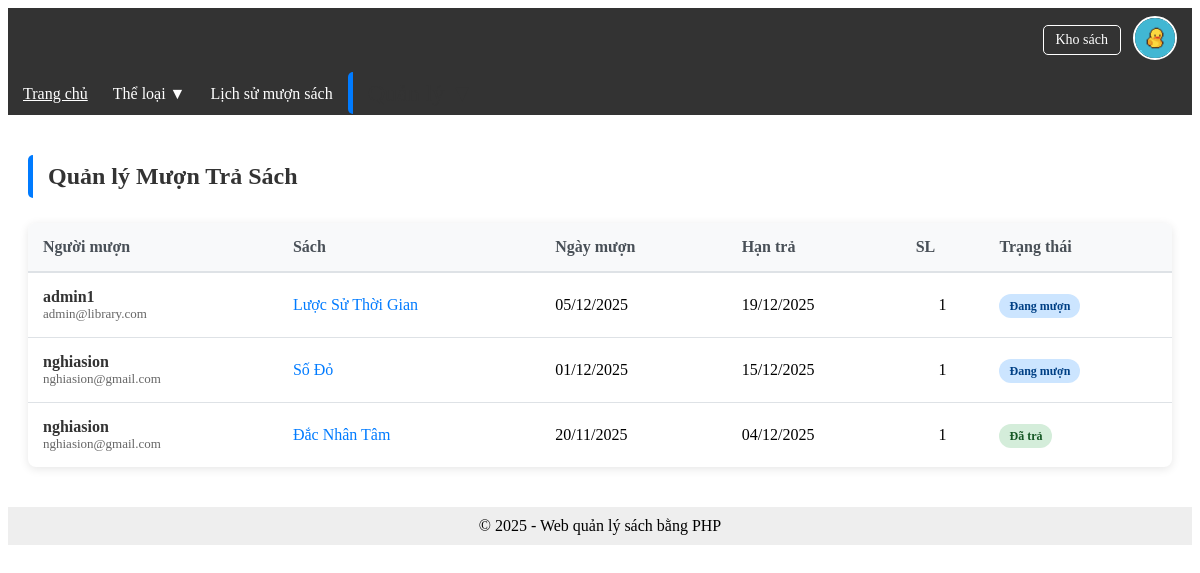
Before: /views/admin/borrow_management.php (signed in) with the older database file.
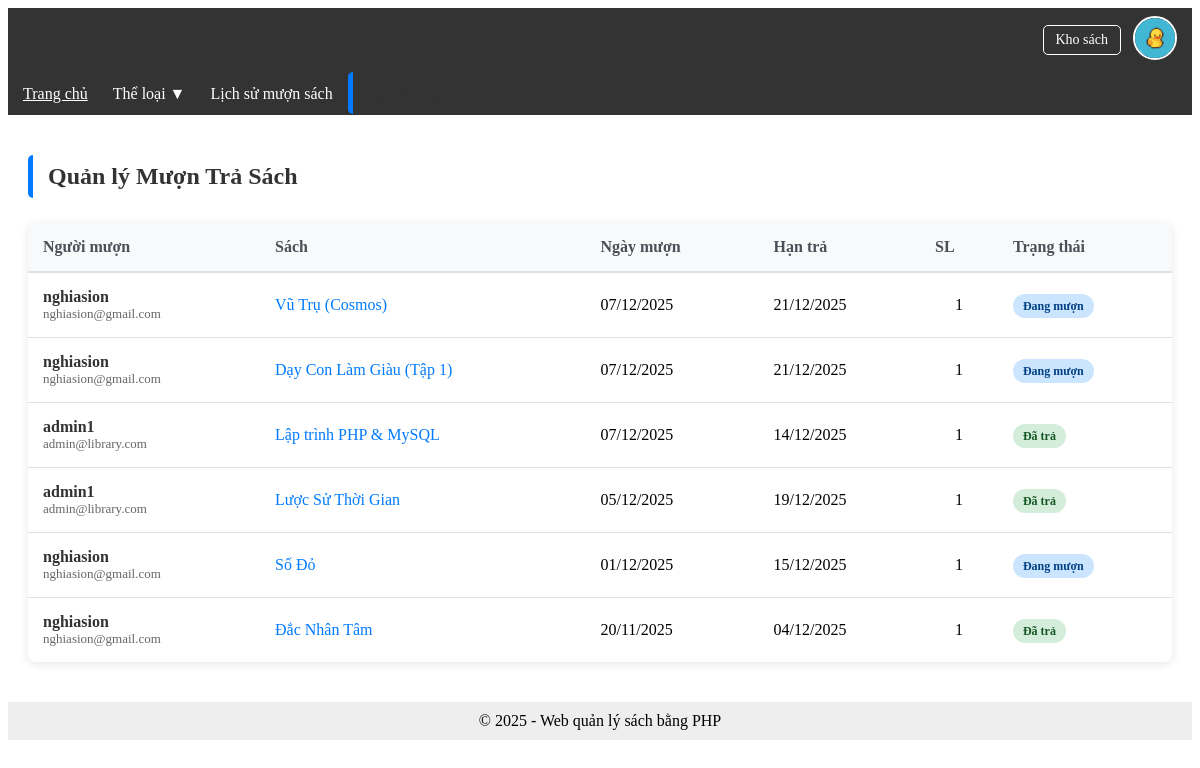
After: the same page with the newer database file.
### tables this page shows
CREATE TABLE IF NOT EXISTS `borrow_records` (
  `id` int NOT NULL AUTO_INCREMENT,
  `user_id` int NOT NULL,
  `book_id` int NOT NULL,
  `borrow_date` date NOT NULL,
  `return_date_due` date NOT NULL,
  `return_date_actual` date DEFAULT NULL,
  `status` enum('borrowed','returned','overdue','lost') NOT NULL DEFAULT 'borrowed',
  `quantity` int DEFAULT '1',
  PRIMARY KEY (`id`),
  KEY `user_id` (`user_id`),
  KEY `book_id` (`book_id`)
);

CREATE TABLE IF NOT EXISTS `users` (
  `id` int NOT NULL AUTO_INCREMENT,
  `username` varchar(50) NOT NULL,
  `password` varchar(255) NOT NULL,
  `email` varchar(50) DEFAULT NULL,
  `role` enum('admin','user') DEFAULT 'user',
  PRIMARY KEY (`id`),
  UNIQUE KEY `username` (`username`),
  UNIQUE KEY `email` (`email`)
);

CREATE TABLE IF NOT EXISTS `books` (
  `id` int NOT NULL AUTO_INCREMENT,
  `title` varchar(255) NOT NULL,
  `author` varchar(255) DEFAULT NULL,
  `publish_year` int DEFAULT NULL,
  `price` decimal(10,2) DEFAULT NULL,
  `image` varchar(255) DEFAULT NULL,
  `created_at` timestamp NULL DEFAULT CURRENT_TIMESTAMP,
  `category` varchar(100) NOT NULL,
  `quantity` int NOT NULL DEFAULT '10',
  PRIMARY KEY (`id`)
);

### models/BorrowRecord.php (called while the page is built, shortened)
<?php
require_once __DIR__ . "/../config/database.php";
class BorrowRecord {
    private $conn;
    public function __construct() {
        $db = new Database();
        $this->conn = $db->connect();
        $this->createTableIfNotExists();
    }
    private function createTableIfNotExists() {
        $sql = "CREATE TABLE IF NOT EXISTS borrow_records (
            id INT NOT NULL AUTO_INCREMENT,
            user_id INT NOT NULL,
            book_id INT NOT NULL,
            borrow_date DATE NOT NULL,
            return_date_due DATE NOT NULL,
            return_date_actual DATE,
            status ENUM('borrowed', 'returned', 'overdue') DEFAULT 'borrowed',
            quantity INT DEFAULT 1,
            created_at TIMESTAMP DEFAULT CURRENT_TIMESTAMP,
            PRIMARY KEY (id)
        ) ENGINE=MyISAM DEFAULT CHARSET=utf8mb4 COLLATE=utf8mb4_0900_ai_ci";
        try {
            $this->conn->exec($sql);
            $checkSql = "SHOW COLUMNS FROM borrow_records LIKE 'quantity'";
            $stmt = $this->conn->prepare($checkSql);
            $stmt->execute();
        } catch (PDOException $e) {
        }
    }
    public function getAllRecords() {
        $sql = "SELECT br.*, b.title, b.image, u.username, u.email
                FROM borrow_records br
                JOIN books b ON br.book_id = b.id
                JOIN users u ON br.user_id = u.id
                ORDER BY br.borrow_date DESC";
        $stmt = $this->conn->prepare($sql);
        $stmt->execute();
        return $stmt->fetchAll(PDO::FETCH_ASSOC);
    }
}

### config/database.php (called while the page is built, shortened)
<?php
class Database {
    private $host = "localhost";
    private $db_name = "bookdb";
    private $username = "root";
    private $password = "";
    public function connect() {
        $this->conn = null;
        try {
            $this->conn = new PDO("mysql:host=$this->host;dbname=$this->db_name;charset=utf8",
                                  $this->username,
                                  $this->password);
            $this->conn->setAttribute(PDO::ATTR_ERRMODE, PDO::ERRMODE_EXCEPTION);
        } catch (PDOException $e) {
            echo "Kết nối thất bại: " . $e->getMessage();
        }
        return $this->conn;
    }
}

### views/admin/borrow_management.php (the view, shortened to what the changed rows need)
<?php
include "../../includes/header.php";
include "../../includes/navbar.php";
require_once "../../models/BorrowRecord.php";
$borrowRecordModel = new BorrowRecord();
$records = $borrowRecordModel->getAllRecords();
?>
<div class="admin-container">
    <h2 class="admin-title">Quản lý Mượn Trả Sách</h2>
    <div class="table-wrapper">
        <table class="admin-table">
            <thead>
                <tr>
                    <th>Người mượn</th>
                    <th>Sách</th>
                    <th>Ngày mượn</th>
                    <th>Hạn trả</th>
                    <th>SL</th>
                    <th>Trạng thái</th>
                </tr>
            </thead>
            <tbody>
                <?php if (count($records) > 0): ?>
                    <?php foreach ($records as $record): ?>
                        <tr>
                            <td>
                                <div class="user-info">
                                    <div class="user-name"><?php echo htmlspecialchars($record['username']); ?></div>
                                    <div class="user-email"><?php echo htmlspecialchars($record['email']); ?></div>
                                </div>
                            </td>
                            <td>
                                <div class="book-info">
                                    <div class="book-title"><?php echo htmlspecialchars($record['title']); ?></div>
                                </div>
                            </td>
                            <td><?php echo date('d/m/Y', strtotime($record['borrow_date'])); ?></td>
                            <td><?php echo date('d/m/Y', strtotime($record['return_date_due'])); ?></td>
                            <td align="center"><?php echo $record['quantity']; ?></td>
                            <td>
                                <?php
                                    $statusClass = '';
                                    $statusText = '';
                                    switch($record['status']) {
                                        case 'borrowed':
                                            $statusClass = 'status-borrowed';
                                            $statusText = 'Đang mượn';
                                            break;
                                        case 'returned':
                                            $statusClass = 'status-returned';
                                            $statusText = 'Đã trả';
                                            break;
                                    }
                                ?>
                                <span class="status-badge <?php echo $statusClass; ?>">
                                    <?php echo $statusText; ?>
                                </span>
                            </td>
                        </tr>
                    <?php endforeach; ?>
                <?php else: ?>
                    <tr>
                        <td colspan="6" style="text-align: center; padding: 30px;">Chưa có dữ liệu mượn trả nào.</td>
                    </tr>
                <?php endif; ?>
            </tbody>
        </table>
    </div>
</div>
<?php include "../../includes/footer.php"; ?>

Changed rows visible on the page:
added borrow_records: user.username "nghiasion", user.email "nghiasion@gmail.com", book.title "Vũ Trụ (Cosmos)", borrow_date "07/12/2025", return_date_due "21/12/2025", quantity "1", status "Đang mượn"
added borrow_records: user.username "nghiasion", user.email "nghiasion@gmail.com", book.title "Dạy Con Làm Giàu (Tập 1)", borrow_date "07/12/2025", return_date_due "21/12/2025", quantity "1", status "Đang mượn"
added borrow_records: user.username "admin1", user.email "admin@library.com", book.title "Lập trình PHP & MySQL", borrow_date "07/12/2025", return_date_due "14/12/2025", quantity "1", status "Đã trả"
changed borrow_records "Lược Sử Thời Gian": status "Đang mượn" → "Đã trả"
